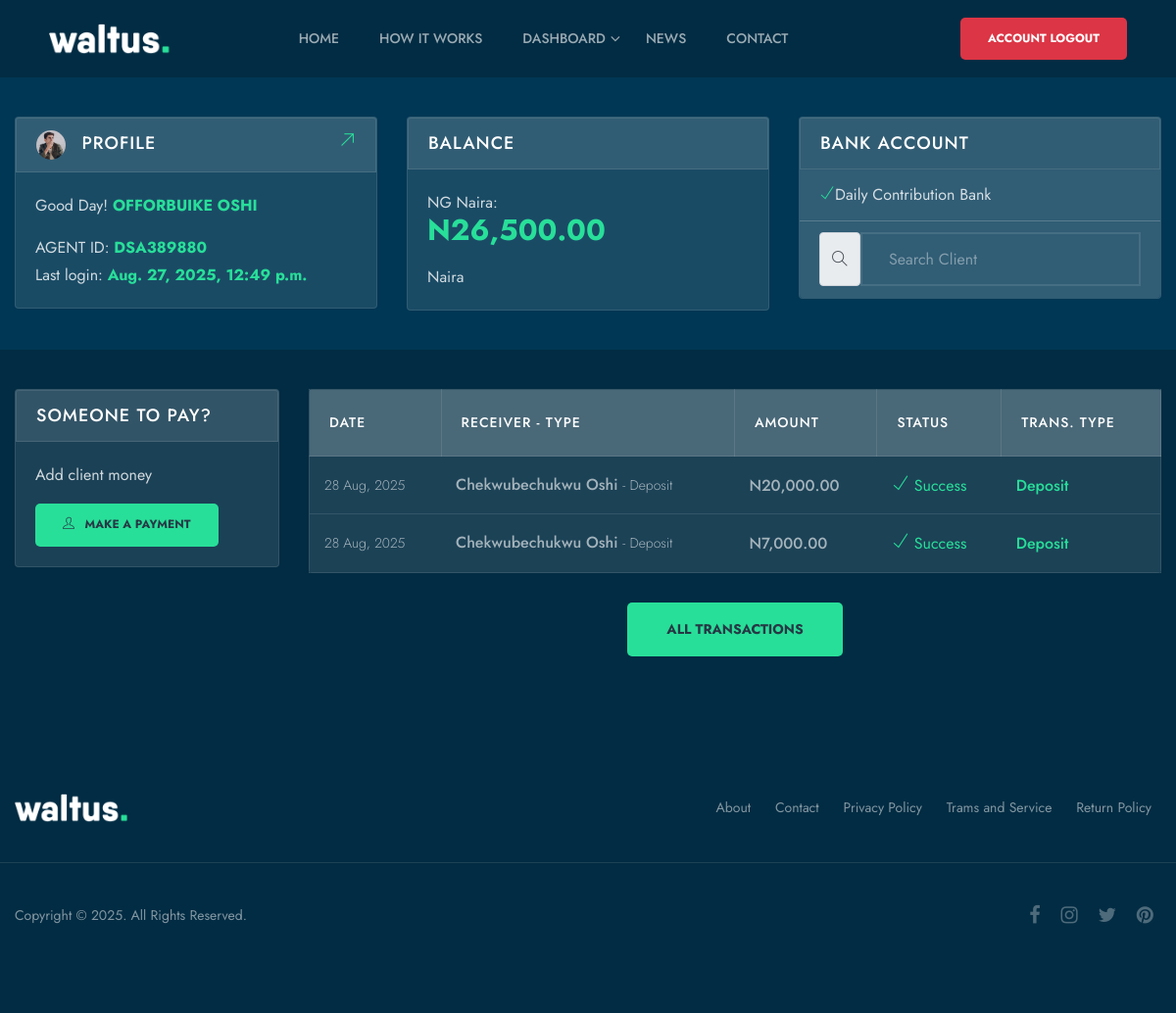
The app's page /account/dashboard/ (signed in), older data.
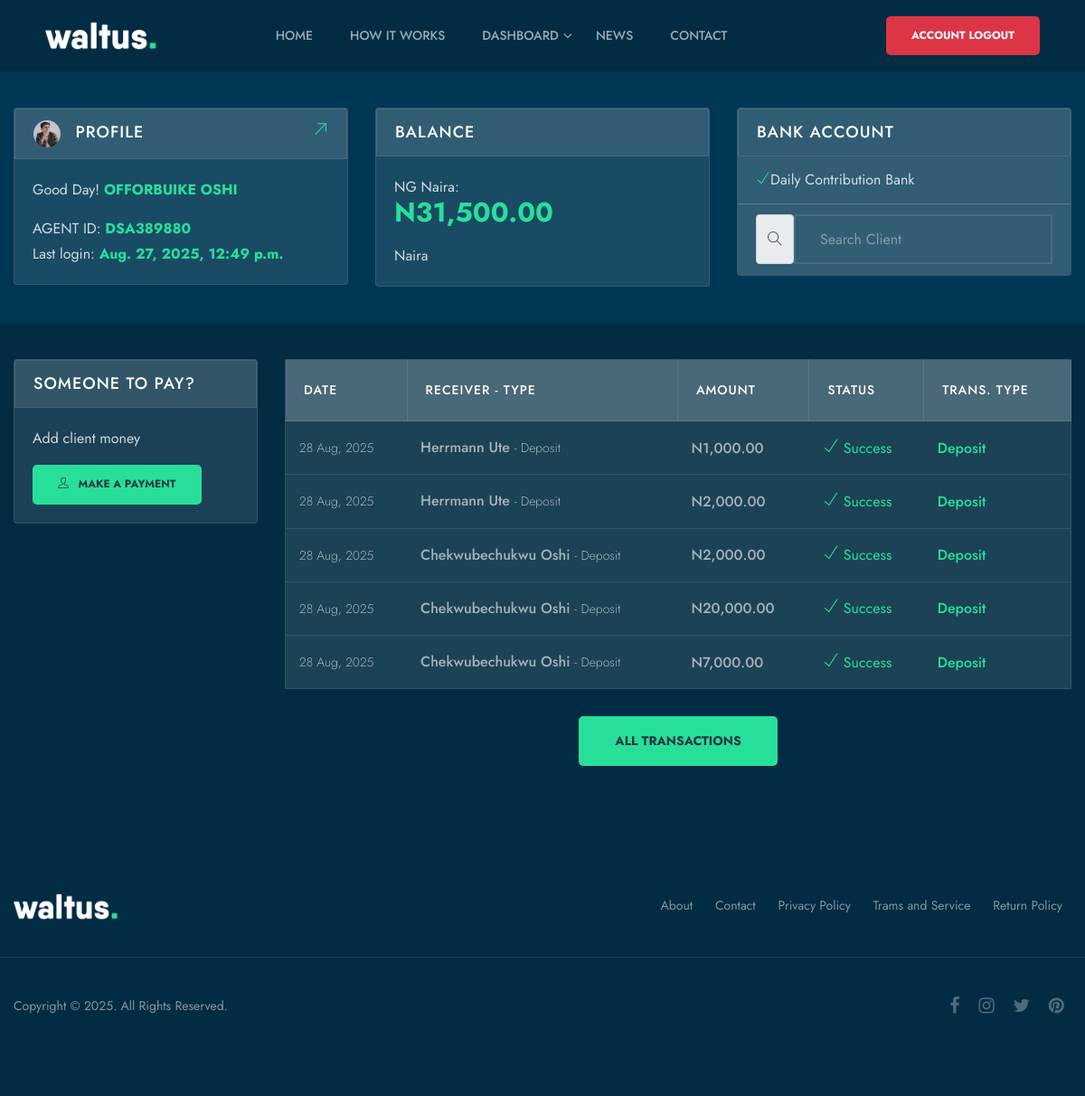
The same page, newer data.
### account/models.py (models this page shows, shortened)
class Transaction(models.Model):
    sender = models.ForeignKey(
        User, on_delete=models.SET_NULL, null=True, related_name='sender')
    receiver = models.ForeignKey(
        User, on_delete=models.SET_NULL, null=True, related_name='receiver')
    amount = models.DecimalField(
        max_length=12, decimal_places=2, max_digits=12, default=0.00)
    transaction_status = models.CharField(max_length=20, choices=STATUS, default='Success')
    transaction_type = models.CharField(max_length=50, choices=TRANSACTION_TYPE, default='Deposit')
    ref_number = ShortUUIDField(
        unique=True, length=20, max_length=25, prefix='TRN-', alphabet='1234567890')
    created = models.DateTimeField(auto_now_add=True)
    class Meta:
        ordering = ['-created']

### user_auth/models.py (models this page shows, shortened)
class User(AbstractUser):
    username = models.CharField(max_length=50, null=True, blank=True)
    first_name = models.CharField(max_length=50)
    last_name = models.CharField(max_length=50)
    email = models.EmailField(unique=True, blank=True, null=True)
    phone = models.CharField(max_length=14, blank=True, unique=True)
    is_agent = models.BooleanField(default=False)
    gender = models.CharField(max_length=20, choices=GENDER, null=True, blank=True)
    user_id = ShortUUIDField(
        unique=True, length=6, max_length=25, prefix='DSA', alphabet='1234567890')
    image = models.ImageField(upload_to='users/', default='../media/users/newUser.jpg', null=True, blank=True)
    USERNAME_FIELD = 'phone'
    REQUIRED_FIELDS = []
    def avatar(self):
        if self.image:
            return self.image.url
    def get_full_name(self):
        return f'{self.first_name} {self.last_name}'

### account/views.py (the view, shortened to what this page needs)
# urls.py: path('dashboard/', views.dashboard, name='dashboard'),
@login_required(login_url='login')
def dashboard(request):
    user = request.user
    a = All(user)
    if user.is_agent:
        amount_words = inf.number_to_words(int(a.agent_total_amount()))
    else:
        cipher(request.user)
        amount_words = inf.number_to_words(int(user.account.account_balance))
    agent_transaction = Transaction.objects.all().filter(sender=user)
    user_transaction = Transaction.objects.all().filter(receiver=user)
    context = {
        'amount_words': amount_words,
        'agent_transaction': agent_transaction,
        'agent_total_amount': a.agent_total_amount(),
        'agent_clients': a.agent_client(),
        'user_transaction': user_transaction
    }
    return render(request, 'account/dashboard.html', context)

### account/utils.py (called while the page is built)
    def agent_client(self):
        return Account.objects.all().filter(agent=self.agent)

    def agent_total_amount(self):
        agent_total_amount = 0
        for account in Account.objects.all().filter(agent=self.agent):
            agent_total_amount += int(account.account_balance)
        return agent_total_amount

### account/templates/account/dashboard.html (shortened to what the changed rows need)
{% extends 'nav.html' %}
{% load static %}
{% load humanize %}
{% block content %}
{% if user.is_agent %}
{% include 'account/includes/details.html' %}
            <section class="section-padding-sm-2 blue-bg-2">
                <div class="container">
                    <div class="row justify-content-center">
                            <div class="col-xl-9 col-lg-9 col-md-12 mb-20">
                                <div class="transaction-list table-responsive">
                                    <table class="table table-hover">
                                        <thead>
                                        <tr>
                                            <th scope="col">Date</th>
                                            <th scope="col">Receiver - Type</th>
                                            <th scope="col">Amount</th>
                                            <th scope="col">Status</th>
                                            <th scope="col">Trans. Type</th>
                                        </tr>
                                        </thead>
                                        <tbody>
                                            {% for transaction in agent_transaction %}
                                                <tr data-toggle="modal" data-target="#exampleModalCenter">
                                                    <td><span>{{transaction.created | date:"d M, Y"}}</span></td>
                                                    <td><strong>{{transaction.receiver.get_full_name}}</strong> <span>- {{transaction.transaction_type}}</span></td>
                                                    <td><strong>N{{transaction.amount | intcomma}}</strong></td>
                                                        {% if transaction.transaction_status == 'Success' %}
                                                            <td class="cl-primary"><i class="ti-check cl-primary" data-toggle="tooltip" data-placement="top" title="" data-original-title="Finished"></i> Success</td>
                                                        {% elif transaction.transaction_status == 'Approved' %}
                                                            <td><i class="ti-cup cl-info" data-toggle="tooltip" data-placement="top" title="" data-original-title="Finished"></i> Approved</td>
                                                        {% elif transaction.transaction_status == 'Cancelled' %}
                                                            <td class="cl-red"><i class="ti-close cl-red" data-toggle="tooltip" data-placement="top" title="" data-original-title="Cancelled"></i> Cancelled</td>
                                                        {% else %}
                                                            <td class="cl-yellow"><i class="ti-flag-alt cl-yellow" data-toggle="tooltip" data-placement="top" title="" data-original-title="Processing"></i> Pending </td>
                                                        {% endif %}
                                                    <td><strong class="cl-primary">{{transaction.transaction_type}}</strong></td>
                                                </tr>
                                            {% endfor %}
                                        </tbody>
                                    </table>
                                </div>
                            </div>
                    </div>
                </div>
            </section>
    {% endif %}
{% endblock %}

### account/templates/account/includes/details.html (shortened to what this page needs)
{% load humanize %}
    <section class="section-padding-sm-2 blue-bg">
        <div class="container">
            <div class="row">
                <div class="col-xl-4 col-lg-4 col-md-6 col-sm-6 mb-20">
                    <div class="card">
                        <div class="card-header">
                            <img src="{{user.avatar}}" alt=""> Profile <a href="profile.html"><i class="ti-arrow-top-right"></i></a>
                        </div>
                        <div class="card-body">
                            <p>Good Day! <strong>{{user.get_full_name | upper}}</strong></p>
                            {% if user.is_agent  %}
                                <p>AGENT ID: <strong>{{user.user_id}}</strong> <br>Last login: <strong>{{user.last_login}}</strong></p>
                            {% else %}
                                <p>Customer id: <strong>{{user.account.account_id}}</strong> <br>Last login: <strong>{{user.last_login}}</strong></p>
                            {% endif %}
                        </div>
                    </div>
                </div>
                <div class="col-xl-4 col-lg-4 col-md-6 col-sm-6 mb-20">
                    <div class="card">
                        <div class="card-header">
                            Balance
                        </div>
                        {% if user.is_agent %}
                            <div class="card-body">
                                <p>NG Naira: <br><strong><span style="font-size: 30px;">N{{agent_total_amount | intcomma}}.00</span></strong></p>
                                <p>{{amount_words | title}} Naira</p>
                            </div>
                        {% else %}
                            <div class="card-body">
                                <p>NG Naira: <br><strong><span style="font-size: 30px;">N{{user.account.account_balance | intcomma}}</span></strong></p>
                                <p>{{amount_words | title}} Naira</p>
                            </div>
                        {% endif %}
                    </div>
                </div>
                <div class="col-xl-4 col-lg-4 col-md-6 col-sm-6 mb-20">
                    <div class="card">
                        <div class="card-header">
                            Bank account
                        </div>
                        <ul class="list-group list-group-flush site-form">
                            <li class="list-group-item"><i class="ti-check cl-primary"></i>Daily Contribution Bank</li>
                            {% if user.is_agent  %}
                                <form action="" method="post">
                                    <li class="list-group-item">
                                        <div class="input-group">
                                            <div class="input-group-text"><i class="ti-search"></i></div>
                                            <input type="text" name="q" class="form-control" id="autoSizingInputGroup" placeholder="Search Client" list="client-list">
                                        </div>
                                    </li>
                                </form>
                            {% endif %}
                        </ul>
                    </div>
                </div>
            </div>
        </div>
    </section>

Row changes from the older to the newer data that the page shows:
added Transaction: transaction_status "Success" (drawn)
added Transaction: transaction_status "Success" (drawn)
added Transaction: transaction_status "Success" (drawn)
Text that changed along with them:
{{ agent_total_amount | intcomma }}: "26,500" → "31,500"
